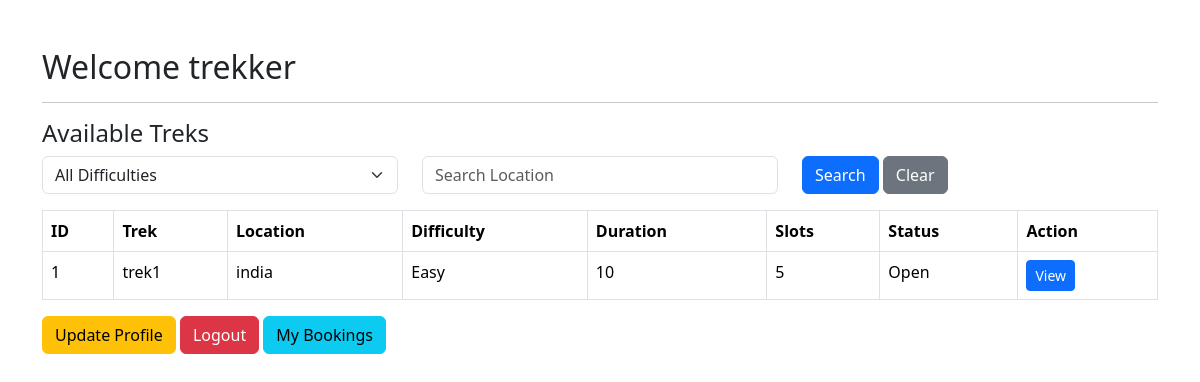
The page /user/dashboard (signed in) on the database as committed earlier.
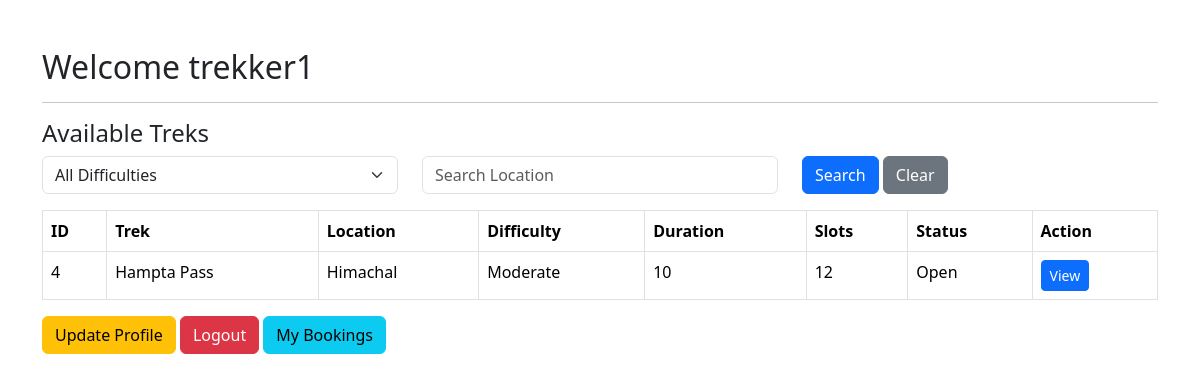
The same page on the database as committed later.
### application/models.py (models this page shows, shortened)
class User(UserMixin, db.Model):
    __tablename__ = "user"
    user_id = db.Column(db.Integer, primary_key=True, autoincrement=True)
    name = db.Column(db.String(100), nullable=False)
    email = db.Column(db.String(120), unique=True, nullable=False)
    password = db.Column(db.String(200), nullable=False)
    role = db.Column(db.String(20), nullable=False)
    is_approved = db.Column(db.Boolean, default=False)
    is_blacklisted = db.Column(db.Boolean, default=False)
    is_active = db.Column(db.Boolean, default=True)
    bookings = db.relationship("Booking", back_populates="user", cascade="all, delete-orphan")
    staff_profile = db.relationship("StaffProfile", backref="user", uselist=False)

class Trek(db.Model):
    __tablename__ = "trek"
    trek_id = db.Column(db.Integer, primary_key=True, autoincrement=True)
    trek_name = db.Column(db.String(100), nullable=False)
    location = db.Column(db.String(100), nullable=False)
    difficulty = db.Column(db.String(20), nullable=False)
    duration = db.Column(db.Integer, nullable=False)
    available_slots = db.Column(db.Integer, nullable=False)
    assigned_staff_id = db.Column(
        db.Integer,
        db.ForeignKey("user.user_id")
    )
    assigned_staff = db.relationship(
    "User",
    foreign_keys=[assigned_staff_id]
)
    status = db.Column(db.String(20), nullable=False)
    start_date = db.Column(db.Date)
    end_date = db.Column(db.Date)
    bookings = db.relationship("Booking", back_populates="trek",cascade="all, delete-orphan")

### application/controllers.py (the view)
@app.route("/user/dashboard")
@login_required
def user_dashboard():
    if current_user.role != "User":
        return "Access Denied."
    difficulty = request.args.get("difficulty", "")
    location = request.args.get("location", "")
    treks = Trek.query.filter_by(status="Open")
    if difficulty:
        treks = treks.filter(Trek.difficulty == difficulty)
    if location:
        treks = treks.filter(Trek.location.ilike(f"%{location}%"))
    treks = treks.all()
    return render_template(
        "user/dashboard.html",
        treks=treks,
        difficulty=difficulty,
        location=location
    )

### main.py (called while the page is built)
@login_manager.user_loader
def load_user(user_id):
    return User.query.get(int(user_id))

### templates/user/dashboard.html (shortened to what this page needs)
<!DOCTYPE html>
<html>
<head>
<link href="https://cdn.jsdelivr.net/npm/bootstrap@5.3.7/dist/css/bootstrap.min.css" rel="stylesheet">
</head>
<body>
<div class="container mt-5">
<h2>Welcome {{ current_user.name }}</h2>
<hr>
<h4>Available Treks</h4>
<form method="GET" class="row mb-3">
<div class="col-md-4">
<select name="difficulty" class="form-select">
<option value="">All Difficulties</option>
</select>
</div>
<div class="col-md-4">
<input type="text" name="location" class="form-control" placeholder="Search Location" value="{{ location }}">
</div>
<div class="col-md-4">
<button class="btn btn-primary"> Search </button>
<a href="{{ url_for('user_dashboard') }}" class="btn btn-secondary"> Clear </a>
</div>
</form>
<table class="table table-bordered">
<tr>
<th>ID</th>
<th>Trek</th>
<th>Location</th>
<th>Difficulty</th>
<th>Duration</th>
<th>Slots</th>
<th>Status</th>
<th>Action</th>
</tr>
{% for trek in treks %}
<tr>
<td>{{ trek.trek_id }}</td>
<td>{{ trek.trek_name }}</td>
<td>{{ trek.location }}</td>
<td>{{ trek.difficulty }}</td>
<td>{{ trek.duration }}</td>
<td>{{ trek.available_slots }}</td>
<td>{{ trek.status }}</td>
<td><a href="{{ url_for('trek_details', trek_id=trek.trek_id) }}" class="btn btn-primary btn-sm"> View </a></td>
</tr>
{% endfor %}
</table>
<a href="{{ url_for('user_profile') }}" class="btn btn-warning"> Update Profile </a>
<a href="{{ url_for('logout') }}" class="btn btn-danger"> Logout </a>
<a href="{{ url_for('user_bookings') }}" class="btn btn-info"> My Bookings </a>
</div>
</body>
</html>

Rows that differ between the two databases and show on the page:
removed Trek: trek_id "1", trek_name "trek1", location "india", difficulty "Easy", duration "10", available_slots "5", status "Open"
changed User: name "trekker" → "trekker1"
added Trek: trek_id "4", trek_name "Hampta Pass", location "Himachal", difficulty "Moderate", duration "10", available_slots "12", status "Open"
